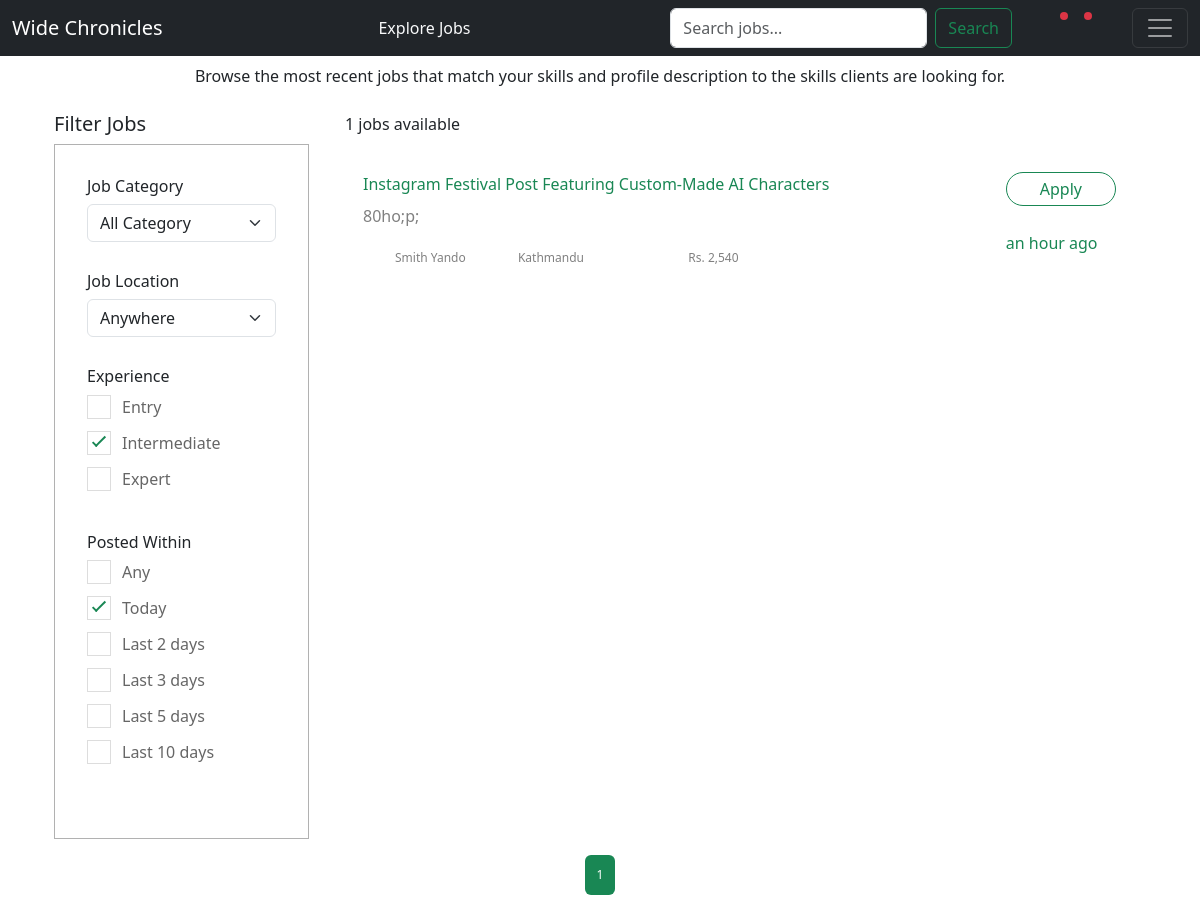
The app's page /find-work/ (signed in) with its own data.
### jobs/models.py (models this page shows, shortened)
class Job(models.Model):
    buyer = models.ForeignKey(Buyer, on_delete=models.CASCADE)
    title = models.CharField(max_length=200)
    budget = models.IntegerField(validators=[MinValueValidator(1000)])
    description = models.TextField()
    requirement = models.TextField()
    expertise_required = models.CharField(choices=SPECIALITY_CHOICES, max_length=50 )
    timestamp = models.DateTimeField(auto_now_add=True)
    code = models.CharField(max_length=10, unique=True, blank=True)

class Buyer(models.Model):
    owner = models.OneToOneField(User, on_delete=models.CASCADE)
    name = models.CharField(max_length=50)
    profile_pic = models.ImageField(upload_to="profile/")
    bio = models.TextField(blank=True)
    location = models.CharField(choices=LOCATION_CHOICES, max_length=100)

### jobs/views.py (the view)
# urls.py: path('find-work/',JobListView.as_view(), name='job-list'),
class JobListView(ListView):
    model = Job
    template_name = 'jobs/job_list.html'
    context_object_name = 'jobs'
    paginate_by = 5
    def get_context_data(self, **kwargs):
        context = super().get_context_data(**kwargs)
        query = self.request.GET.get('q')
        location = self.request.GET.get('location')
        if query:
            job_queryset = Job.objects.filter(title__icontains=query)
        elif location:
            job_queryset = Job.objects.filter(buyer__location=location)
        else:
            job_queryset = Job.objects.all()
        context['speciality_choices'] = SPECIALITY_CHOICES
        context['location_choices'] = LOCATION_CHOICES
        context['total_jobs_count'] = job_queryset.count()
        return context
    def get_queryset(self):
        query = self.request.GET.get('q')
        location = self.request.GET.get('location')
        queryset = Job.objects.all()
        if query:
            queryset = queryset.filter(title__icontains=query)
        if location:
            queryset = queryset.filter(buyer__location=location)
        return queryset.order_by('-timestamp')

### accounts/models.py (called while the page is built)
    def role(self):
        if hasattr(self, 'seller'):
            return 'Seller'
        elif hasattr(self, 'buyer'):
            return 'Buyer'
        else:
            return None

    def name(user):
        if hasattr(user, 'seller'):
            return user.seller.name
        elif hasattr(user, 'buyer'):
            return user.buyer.name

    def profile_pic(user):
        if hasattr(user, 'seller'):
            return user.seller.profile_pic.url
        elif hasattr(user, 'buyer'):
            return user.buyer.profile_pic.url
        return user.profile_pic

### jobs/templates/jobs/job_list.html (shortened to what this page needs)
{% extends 'jobs/_base.html' %}
{% load humanize %}
{% block content%}
{% load icon %}
    <div class="row text-center pb-4 pt-2">
        <div>Browse the most recent jobs that match your skills and profile description to the skills clients are looking for.</div>
    </div>
    <div class="job-listing-area pt-120 pb-120">
        <div class="container">
            <div class="row">
                <div class="col-xl-3 col-lg-3 col-md-4">
                    <div class="row">
                        <div class="col-12">
                                <h5>Filter Jobs</h5>
                        </div>
                    </div>
                    <div class="job-category-listing mb-3">
                        <div class="single-listing">
                                 <h6>Job Category</h6>
                            <div class="select-job-items2">
                                <select name="select" class="form-select">
                                    <option value="">All Category</option>
                                </select>
                            </div>
                        </div>
                        <div class="single-listing">
                            <div class="small-section-tittle2">
                                <h6>Job Location</h6>
                            </div>
                            <div class="select-job-items2">
                                <form method="GET" action="{% url 'job-list' %}">
                                    <select name="location" class="form-select" onchange="this.form.submit()">
                                        <option value="">Anywhere</option>
                                    </select>
                                </form>
                            </div>
                        </div>
                        <div class="single-listing">
                            <div class="select-Categories pt-80 pb-50">
                                <div class="small-section-tittle2">
                                    <h6>Experience</h6>
                                </div>
                                <label class="container">Entry
                                    <span class="checkmark"></span>
                                </label>
                                <label class="container">Intermediate
                                    <span class="checkmark"></span>
                                </label>
                                <label class="container">Expert
                                    <span class="checkmark"></span>
                                </label>
                            </div>
                        </div>
                        <div class="single-listing">
                            <div class="select-Categories pb-50">
                                <div class="small-section-tittle2">
                                    <h6>Posted Within</h6>
                                </div>
                                <label class="container">Any
                                    <span class="checkmark"></span>
                                </label>
                                <label class="container">Today
                                    <span class="checkmark"></span>
                                </label>
                                <label class="container">Last 2 days
                                    <span class="checkmark"></span>
                                </label>
                                <label class="container">Last 3 days
                                    <span class="checkmark"></span>
                                </label>
                                <label class="container">Last 5 days
                                    <span class="checkmark"></span>
                                </label>
                                <label class="container">Last 10 days
                                    <span class="checkmark"></span>
                                </label>
                            </div>
                        </div>
                    </div>
                </div>
                <div class="col-xl-9 col-lg-9 col-md-8">
                    <section class="featured-job-area">
                        <div class="container">
                            <div class="row">
                                <div class="col-lg-12">
                                    <div>
                                        <span class="float-start">{{ total_jobs_count }} jobs available</span>
                                    </div>
                                </div>
                            </div>
                        {% for job in jobs %}
                        <div class="row">
                            <div class="single-job-items  ">
                                <div class="job-tittle col-8 float-start text-wrap">
                                        <a href="{% url 'job-detail' job.code %}" class=" text-decoration-none">
                                            {{ job.title}}
                                        </a>
                                        <p class="text-truncate pt-2 " >{{job.description}}</p>
                                        <ul>
                                            <li> {% icon "user" %}{{ job.buyer.name}}</li>
                                            <li>{% icon "map-pin" %}{{ job.buyer.location}}</li>
                                            <li>Rs. {{job.budget|intcomma}}</li>
                                        </ul>
                                </div>
                                <div class="items-link float-end">
                                    <a href="{% url 'job-detail' job.code %}" class="text-decoration-none">Apply</a>
                                    <span>{{job.timestamp|naturaltime}}</span>
                                </div>
                            </div>
                        </div>
                        {% endfor %}
                        </div>
                    </section>
                </div>
            </div>
        </div>
    </div>
    <div class="pagination-area pb-115 text-center">
        <div class="container">
            <div class="row">
                <div class="col-12 text-center">
                    <nav aria-label="Page navigation ">
                        <ul class="pagination justify-content-center">
                            {% for num in page_obj.paginator.page_range %}
                                {% if num == page_obj.number %}
                                    <li class="page-item active" aria-current="page">
                                        <a class="page-link" href="?page={{ num }}">{{ num }}</a>
                                    </li>
                                {% elif num > page_obj.number|add:'-3' and num < page_obj.number|add:'3' %}
                                    <li class="page-item">
                                        <a class="page-link" href="?page={{ num }}">{{ num }}</a>
                                    </li>
                                {% endif %}
                            {% endfor %}
                        </ul>
                    </nav>
                </div>
            </div>
        </div>
    </div>
{% endblock content%}

### jobs/static/css/style.css (style rules this page uses)
.single-job-items { padding: 36px 30px; transition: .4s; }
.single-job-items .job-tittle a { color: #198754; transition: .4s; overflow: hidden; text-decoration: none; }
.single-job-items .job-tittle p { color: #808080; }
.single-job-items .job-tittle ul li { display: inline-block; margin-right: 48px; font-size: 12px; color: #808080; line-height: 1.8; }
.single-job-items .job-tittle ul li:last-child { margin-right: 0; }
.items-link a { color: #198754; border: 1px solid #198754; border-radius: 30px; padding: 4px 33px; text-align: center; margin-bottom: 25px; float:right; }
.items-link span { color: #198754; display: block; }
.job-category-listing { padding: 2rem; display: block; border: solid #b1b1b1 1px; }
.job-category-listing .single-listing { padding-bottom: 30px; }
.job-category-listing .single-listing .select-Categories .container { display: block; position: relative; padding-left: 35px; margin-bottom: 12px; cursor: pointer; color: #666666; font-size: 16px; user-select: none; }
.job-category-listing .single-listing .select-Categories .checkmark { position: absolute; top: 0; left: 0; height: 24px; width: 24px; border: 1px solid #ddd; }
.job-category-listing .single-listing .select-Categories .checkmark:after { content: ""; position: absolute; display: none; }
.job-category-listing .single-listing .select-Categories .container input:checked ~ .checkmark:after { display: block; }
.job-category-listing .single-listing .select-Categories .container .checkmark::after { left: 8px; top: 1px; width: 6px; height: 14px; border: solid #198754; border-width: 0px 2px 2px 0; transform: rotate(45deg); }
.pagination-area .page-item { margin: 0; }
.pagination-area .page-link { border: 0; font-size: 12px; text-align: center; background: none; box-shadow: none; outline: 0; color: #777777; padding: 11px 12px; background: #fff; margin: 0 3px; border-radius: 5px; border: 1px solid #f0f0f0; }
.pagination-area .page-item.active .page-link { z-index: 1; border: 0; position: relative; box-shadow: none; outline: 0; background: #198754; color: #fff; }

### records on screen
Job: title "Instagram Festival Post Featuring Custom-Made AI Characters", description "80ho;p;", buyer.name "Smith Yando", buyer.location "Kathmandu", budget "2,540", timestamp "an hour ago"

### other values on screen
{{ total_jobs_count }} "1"
{{ num }} "1"
